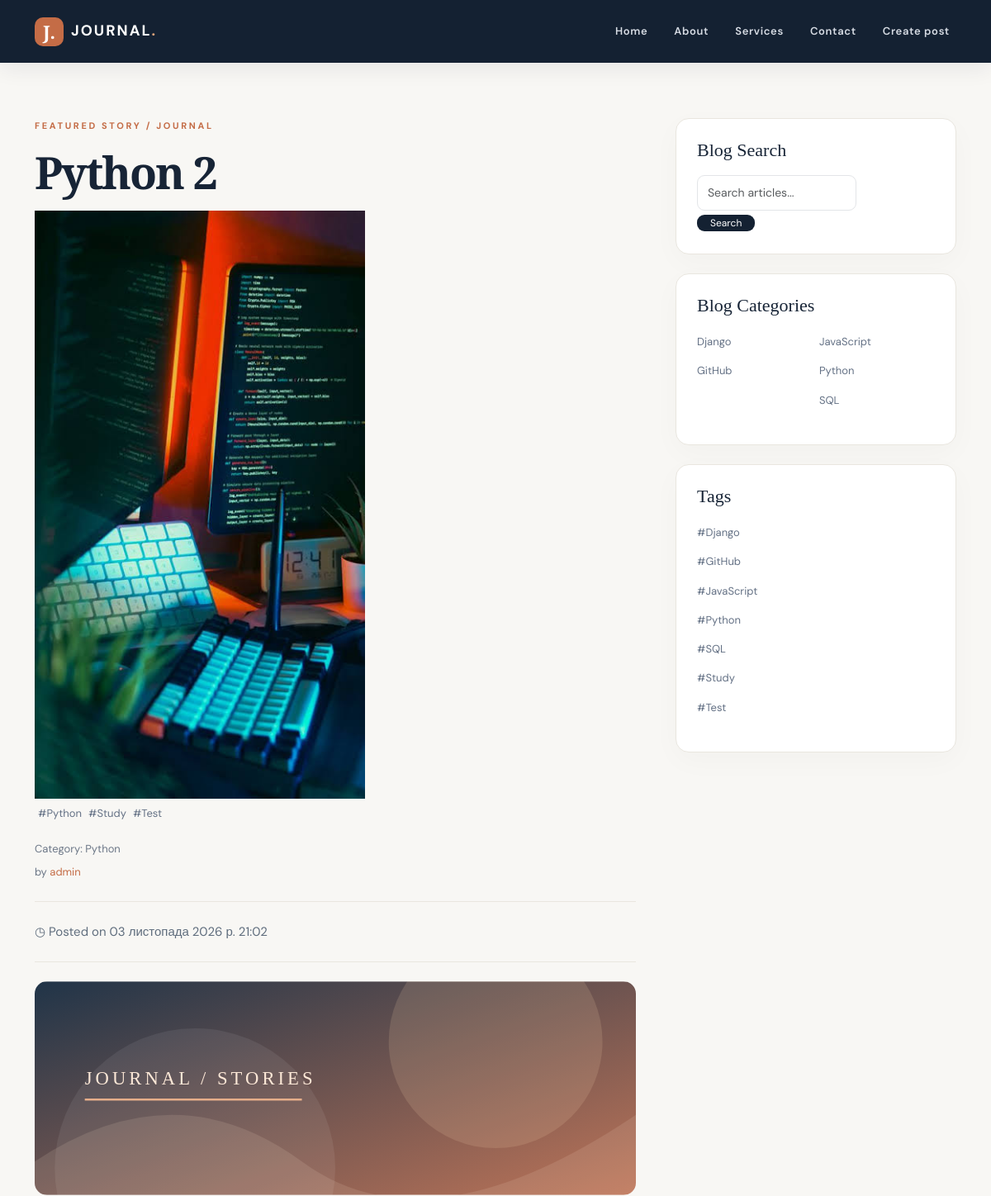
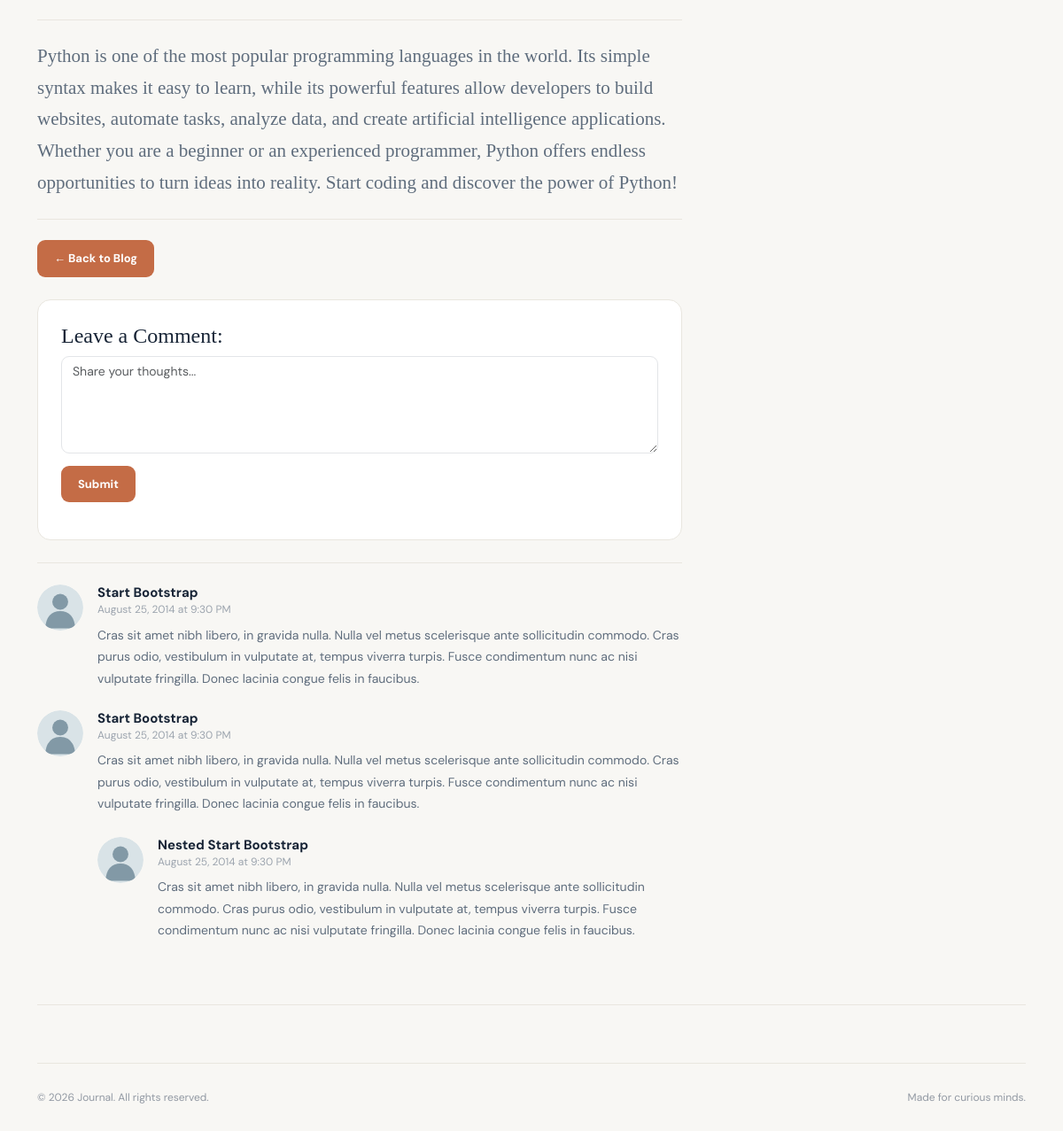
Page /post/6/ on the committed database (2 pictures, top to bottom).
### blog/models.py (models this page shows, shortened)
class Post(models.Model):
    title = models.CharField(max_length=200, verbose_name='Заголовок', unique=True)
    content = models.TextField(verbose_name='Вміст')
    published_date = models.DateTimeField(auto_now_add=True, verbose_name='Дата публікації')
    category = models.ForeignKey(Category, on_delete=models.CASCADE, verbose_name='Категорія')
    user = models.ForeignKey(User, on_delete=models.CASCADE, verbose_name='Автор')
    tags = models.ManyToManyField(Tag, blank=True, verbose_name='Тег')
    image = models.ImageField(upload_to='posts/', blank=True, verbose_name='Обкладинка')
    class Meta:
        ordering = ['-published_date']
        verbose_name = 'Публікація'
        verbose_name_plural = 'Публікації'

class Tag(models.Model):
    name = models.CharField(max_length=30, unique=True, verbose_name='Назва')
    class Meta:
        ordering = ['name']
        verbose_name = 'Тег'
        verbose_name_plural = 'Теги'

class Category(models.Model):
    name = models.CharField(max_length=100, verbose_name='Назва')
    def __str__(self):
        return self.name
    class Meta:
        ordering = ['name']
        verbose_name = 'Категорія'
        verbose_name_plural = 'Категорії'

### blog/views.py (the view)
# urls.py: path('post/<int:post_id>/', views.get_post, name='post_detail'),
def get_post(request, post_id): #post_slug - замість post_id
    post = get_object_or_404(Post, id=post_id) # slug=post_slug замість id=post_id
    context = {
        'post': post,
        'tags': Tag.objects.all(),
    }
    context.update(get_categories())
    return render(request, 'blog/post.html', context)

### blog/views.py (called while the page is built)
def get_categories():
    categories = Category.objects.all()
    first_half = Category.objects.all()[:len(categories) // 2]
    second_half = Category.objects.all()[len(categories) // 2:]
    return {'categories' : first_half, 'categories2': second_half}

### templates/blog/post.html (shortened to what this page needs)
{% extends 'base.html' %}
{% load static %}
{% block content %}
<div class="eyebrow mb-3">FEATURED STORY / JOURNAL</div>
<h1 class="article-title">{{ post.title }}</h1>
<img src="{{ post.image.url }}" alt="{{ post.title }}" width="400 px">
<ul class="list-unstyled category-list d-flex ">
    {% for tag in post.tags.all %}
        <li class="m-1"><a href="#">#{{ tag.name }}</a></li>
    {% empty %}
        <p>Тегів немає</p>
    {% endfor %}
</ul>
<p class="byline">
    Category: {{ post.category }}
</p>
<p class="byline">
    by <a href="{% url 'blog:profile_detail' post.user.id %}">{{ post.user }}</a>
</p>
<hr class="soft-divider"/>
<p>◷ Posted on {{ post.published_date }}</p>
<hr class="soft-divider"/>
<img alt="Abstract editorial illustration" class="img-fluid feature-image" src="{% static 'blog/assets/feature.svg' %}"/>
<hr class="soft-divider"/>
<p class="lead intro-text">{{ post.content }}</p>
<hr class="soft-divider"/>
<a class="btn btn-accent" href="{% url 'blog:index'%}">← Back to Blog</a>
<div class="comment-box">
    <h4>Leave a Comment:</h4>
    <form class="comment-form"
          onsubmit='event.preventDefault(); this.querySelector("textarea").value=""; this.querySelector(".form-feedback").textContent="Thanks! This demo does not save comments.";'
          role="form">
        <div class="form-group">
                    <textarea aria-label="Comment" class="form-control" placeholder="Share your thoughts..."
                              rows="3"></textarea>
        </div>
        <button class="btn btn-accent" type="submit">Submit</button>
        <p class="form-feedback mt-2"></p></form>
</div>
<hr class="soft-divider"/>
<div class="comment-item">
    <a class="avatar-wrap" href="#">
        <img alt="Comment author avatar" class="avatar" src="{% static 'blog/assets/avatar.svg' %}"/>
    </a>
    <div class="comment-body">
        <h4 class="comment-author">Start Bootstrap
            <small class="comment-date">August 25, 2014 at 9:30 PM</small>
        </h4>
        Cras sit amet nibh libero, in gravida nulla. Nulla vel metus scelerisque ante sollicitudin commodo.
        Cras purus odio, vestibulum in vulputate at, tempus viverra turpis. Fusce condimentum nunc ac nisi
        vulputate fringilla. Donec lacinia congue felis in faucibus.
    </div>
</div>
<div class="comment-item">
    <a class="avatar-wrap" href="#">
        <img alt="Comment author avatar" class="avatar" src="{% static 'blog/assets/avatar.svg' %}"/>
    </a>
    <div class="comment-body">
        <h4 class="comment-author">Start Bootstrap
            <small class="comment-date">August 25, 2014 at 9:30 PM</small>
        </h4>
        Cras sit amet nibh libero, in gravida nulla. Nulla vel metus scelerisque ante sollicitudin commodo.
        Cras purus odio, vestibulum in vulputate at, tempus viverra turpis. Fusce condimentum nunc ac nisi
        vulputate fringilla. Donec lacinia congue felis in faucibus.
        <div class="comment-item">
            <a class="avatar-wrap" href="#">
                <img alt="Comment author avatar" class="avatar" src="{% static 'blog/assets/avatar.svg' %}"/>
            </a>
            <div class="comment-body">
                <h4 class="comment-author">Nested Start Bootstrap
                    <small class="comment-date">August 25, 2014 at 9:30 PM</small>
                </h4>
                Cras sit amet nibh libero, in gravida nulla. Nulla vel metus scelerisque ante sollicitudin
                commodo. Cras purus odio, vestibulum in vulputate at, tempus viverra turpis. Fusce
                condimentum nunc ac nisi vulputate fringilla. Donec lacinia congue felis in faucibus.
            </div>
        </div>
    </div>
</div>
{% endblock %}

### templates/base.html (shortened to what this page needs)
<!DOCTYPE html>
<html lang="en">
<head>
    {% load static %}
    <link href="https://cdn.jsdelivr.net/npm/bootstrap@5.3.3/dist/css/bootstrap.min.css" rel="stylesheet"/>
    <link href="{% static 'blog/css/site.css' %}" rel="stylesheet"/>
</head>
<body>
{% include 'blog/navbar.html' %}
<div class="container page-container">
    <div class="row g-5">
        <div class="col-lg-8">
            {% block content %} {% endblock %}
        </div>
        <div class="col-lg-4">
            <div class="sidebar-card">
                <h4 class="sidebar-heading">Blog Search</h4>
                <div class="input-group">
                    <form method="get">
                        <input aria-label="Search articles" class="form-control" placeholder="Search articles..."
                           type="text" value="{{ query }}" name="q"/>
                        <button class="btn btn-search" type="submit">Search</button>
                    </form>
                </div>
            </div>
            <div class="sidebar-card">
                <h4 class="sidebar-heading">Blog Categories</h4>
                <div class="row g-2">
                    <div class="col-6">
                        <ul class="list-unstyled category-list">
                            {% for category in categories %}
                                <li><a href="?category={{ category.id }}">{{ category.name }}</a></li>
                            {% empty %}
                                <p>Категорій немає</p>
                            {% endfor %}
                        </ul>
                    </div>
                    <div class="col-6">
                        <ul class="list-unstyled category-list">
                           {% for category in categories2 %}
                                <li><a href="?category={{ category.id }}">{{ category.name }}</a></li>
                            {% empty %}
                                <p>Категорій немає</p>
                            {% endfor %}
                        </ul>
                    </div>
                </div>
            </div>
            <div class="sidebar-card">
                <h4 class="sidebar-heading">Tags</h4>
                <ul class="list-unstyled category-list">
                   {% for tag in tags %}
                        <li><a href="#">#{{ tag.name }}</a></li>
                    {% empty %}
                        <p>Тегів немає</p>
                    {% endfor %}
                </ul>
            </div>
        </div>
    </div>
    <hr class="soft-divider"/>
    <footer class="site-footer">
        <div class="d-flex flex-wrap justify-content-between gap-2">
            <span>© 2026 Journal. All rights reserved.</span><span>Made for curious minds.</span></div>
    </footer>
</div>
</body>
</html>

### static/blog/css/site.css (style rules this page uses)
:root { --ink:#172436;--muted:#6c7787;--accent:#c46c46;--paper:#f8f7f4;--line:#e9e6df }
* { box-sizing:border-box }
html { scroll-behavior:smooth }
body { background:var(--paper);color:var(--ink);font-family:'DM Sans',Arial,sans-serif;line-height:1.75;font-size:15px;padding-top:88px }
a { color:var(--accent);text-decoration:none;transition:color .2s }
.page-container { padding-top:55px }
.eyebrow { font-size:11px;letter-spacing:.24em;font-weight:700;color:var(--accent);text-transform:uppercase }
.page-title,.article-title { font-family:'Playfair Display',Georgia,serif;font-size:clamp(2.7rem,5vw,4.5rem);line-height:1.14;font-weight:600;letter-spacing:-.04em;margin:0 0 38px }
.byline { font-size:13px;color:var(--muted);margin-bottom:5px }
.soft-divider { border:0;border-top:1px solid var(--line);opacity:1;margin:23px 0 }
.btn-accent { background:var(--accent);color:#fff;border:0;border-radius:9px;padding:11px 19px;font-weight:700;font-size:13px }
.sidebar-card { background:#fff;border:1px solid var(--line);border-radius:16px;padding:25px;margin-bottom:23px;box-shadow:0 10px 35px #1c273307 }
.sidebar-heading { font-family:'Playfair Display',serif;font-size:22px;margin-bottom:17px }
.form-control { border:1px solid #e3e5e8;border-radius:9px;min-height:43px;font-size:14px }
.btn-search { background:#142132;color:#fff;border-radius:9px;font-size:12px;padding:0 15px }
.category-list li { margin-bottom:9px }
.category-list a { color:#647185;font-size:13px }
.article-title { font-size:clamp(2.8rem,4.5vw,4rem);margin-bottom:15px }
.intro-text { font-family:'Playfair Display',serif;font-size:21px;color:#3b4757;line-height:1.7 }
.article-title~p:not(.byline),.comment-body { color:#5f6d7d }
.feature-image { width:100%;border-radius:15px;max-height:340px;object-fit:cover }
.comment-box { padding:26px;background:#fff;border:1px solid var(--line);border-radius:15px;margin:25px 0 }
.comment-box h4 { font-family:'Playfair Display',serif;font-size:24px }
.comment-form textarea { min-height:110px }
.comment-form .btn { margin-top:14px }
.comment-item { display:flex;gap:16px;margin:24px 0;align-items:flex-start }
.comment-item .comment-item { margin-top:25px }
.avatar { width:52px;height:52px;min-width:52px;border-radius:50% }
.comment-body { flex:1;font-size:14px }
.comment-author { font-size:15px;font-weight:700;color:var(--ink);margin-bottom:9px }
.comment-date { display:block;color:#9ca4ae;font-size:12px;font-weight:400;margin-top:3px }
.site-footer { margin:65px 0 35px;border-top:1px solid var(--line);padding-top:28px;color:#9299a3;font-size:12px }

### rows in the picture
Post: title "Python 2", image (picture), category "Python", user "admin", published_date "03 листопада 2026 р. 21:02", content "Python is one of the most popular programming languages in the world. Its simple syntax makes it easy to learn, while its powerful features allow developers to build websites, automate tasks, analyze data, and create artificial intelligence applications. Whether you are a beginner or an experienced programmer, Python offers endless opportunities to turn ideas into reality. Start coding and discover the power of Python!"
Tag: name "Python"
Tag: name "Study"
Tag: name "Test"
Category: name "Django"
Category: name "GitHub"
Category: name "JavaScript"
Category: name "Python"
Category: name "SQL"
Tag: name "Django"
Tag: name "GitHub"
Tag: name "JavaScript"
Tag: name "SQL"
